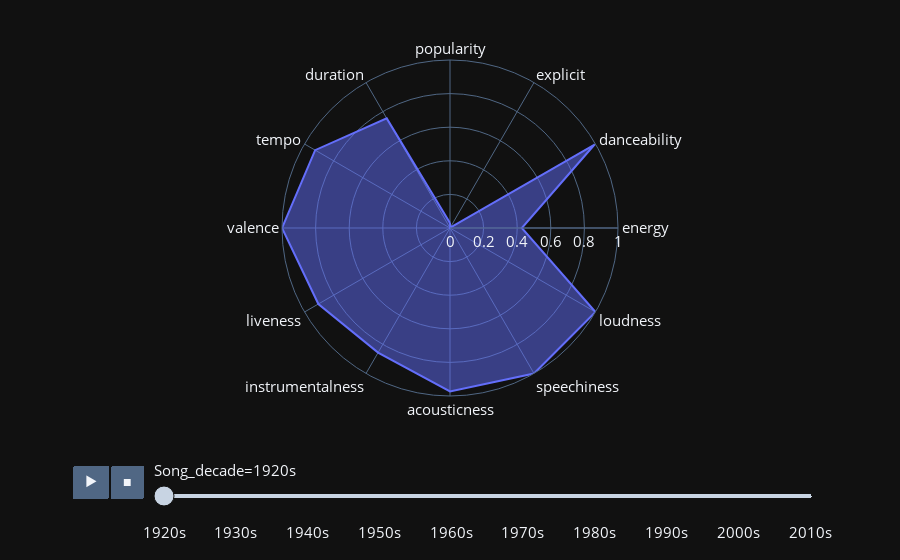

Here is the notebook cell this chart was saved with:
### Code cell
fig = px.line_polar(df_year_control, r="value",theta="variable",line_close=True,
             animation_frame="Song_decade",template="plotly_dark",range_r = (0,1))
fig.update_traces(fill='toself')
fig.update_layout(font_size=15)
fig.show()

### Figure 1 — Plotly figure (JSON) as saved in the notebook; plotly's stock layout.template omitted (floating-point values rounded to 4 significant figures)
{"data": [{"fill": "toself", "hovertemplate": "Song_decade=1920s<br>value=%{r}<br>variable=%{theta}<extra></extra>", "legendgroup": "", "line": {"color": "#636efa", "dash": "solid"}, "marker": {"symbol": "circle"}, "mode": "lines", "name": "", "r": [0.02915, 0.00303, 0.9938, 0.4273, 1, 1, 0.9727, 0.8567, 0.9048, 1, 0.9269, 0.7534, 0.02915], "showlegend": false, "subplot": "polar", "theta": ["popularity", "explicit", "danceability", "energy", "loudness", "speechiness", "acousticness", "instrumentalness", "liveness", "valence", "tempo", "duration", "popularity"], "type": "scatterpolar"}], "layout": {"font": {"size": 15}, "legend": {"tracegroupgap": 0}, "margin": {"t": 60}, "polar": {"angularaxis": {"direction": "clockwise", "rotation": 90}, "domain": {"x": [0, 1], "y": [0, 1]}, "radialaxis": {"range": [0, 1]}}, "sliders": [{"active": 0, "currentvalue": {"prefix": "Song_decade="}, "len": 0.9, "pad": {"b": 10, "t": 60}, "steps": [{"args": [["1920s"], {"frame": {"duration": 0, "redraw": true}, "fromcurrent": true, "mode": "immediate", "transition": {"duration": 0, "easing": "linear"}}], "label": "1920s", "method": "animate"}, {"args": [["1930s"], {"frame": {"duration": 0, "redraw": true}, "fromcurrent": true, "mode": "immediate", "transition": {"duration": 0, "easing": "linear"}}], "label": "1930s", "method": "animate"}, {"args": [["1940s"], {"frame": {"duration": 0, "redraw": true}, "fromcurrent": true, "mode": "immediate", "transition": {"duration": 0, "easing": "linear"}}], "label": "1940s", "method": "animate"}, {"args": [["1950s"], {"frame": {"duration": 0, "redraw": true}, "fromcurrent": true, "mode": "immediate", "transition": {"duration": 0, "easing": "linear"}}], "label": "1950s", "method": "animate"}, {"args": [["1960s"], {"frame": {"duration": 0, "redraw": true}, "fromcurrent": true, "mode": "immediate", "transition": {"duration": 0, "easing": "linear"}}], "label": "1960s", "method": "animate"}, {"args": [["1970s"], {"frame": {"duration": 0, "redraw": true}, "fromcurrent": true, "mode": "immediate", "transition": {"duration": 0, "easing": "linear"}}], "label": "1970s", "method": "animate"}, {"args": [["1980s"], {"frame": {"duration": 0, "redraw": true}, "fromcurrent": true, "mode": "immediate", "transition": {"duration": 0, "easing": "linear"}}], "label": "1980s", "method": "animate"}, {"args": [["1990s"], {"frame": {"duration": 0, "redraw": true}, "fromcurrent": true, "mode": "immediate", "transition": {"duration": 0, "easing": "linear"}}], "label": "1990s", "method": "animate"}, {"args": [["2000s"], {"frame": {"duration": 0, "redraw": true}, "fromcurrent": true, "mode": "immediate", "transition": {"duration": 0, "easing": "linear"}}], "label": "2000s", "method": "animate"}, {"args": [["2010s"], {"frame": {"duration": 0, "redraw": true}, "fromcurrent": true, "mode": "immediate", "transition": {"duration": 0, "easing": "linear"}}], "label": "2010s", "method": "animate"}], "x": 0.1, "xanchor": "left", "y": 0, "yanchor": "top"}], "updatemenus": [{"buttons": [{"args": [null, {"frame": {"duration": 500, "redraw": true}, "fromcurrent": true, "mode": "immediate", "transition": {"duration": 500, "easing": "linear"}}], "label": "&#9654;", "method": "animate"}, {"args": [[null], {"frame": {"duration": 0, "redraw": true}, "fromcurrent": true, "mode": "immediate", "transition": {"duration": 0, "easing": "linear"}}], "label": "&#9724;", "method": "animate"}], "direction": "left", "pad": {"r": 10, "t": 70}, "showactive": false, "type": "buttons", "x": 0.1, "xanchor": "right", "y": 0, "yanchor": "top"}]}}
